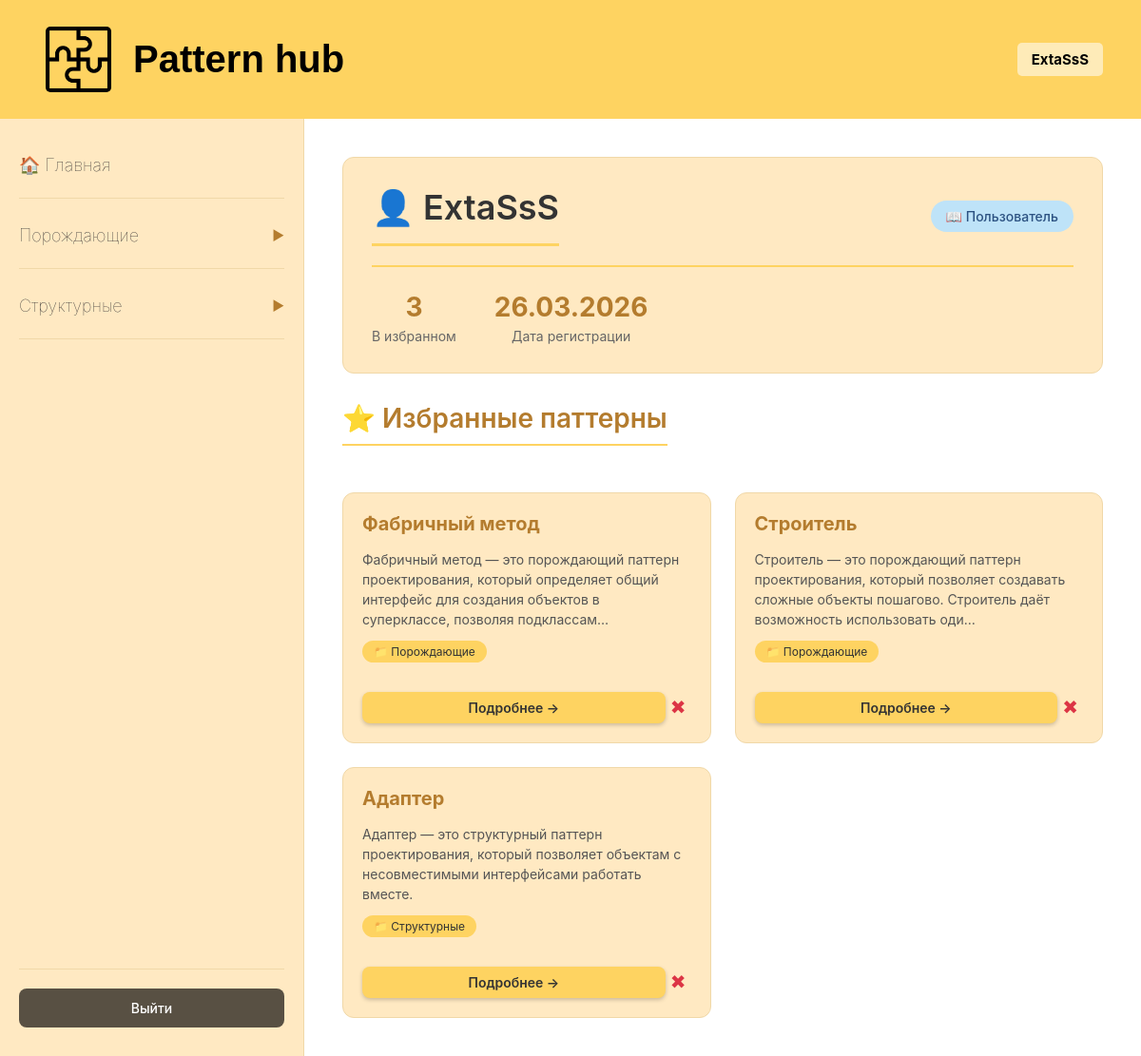
The page /profile/ (signed in) on the database as committed earlier.
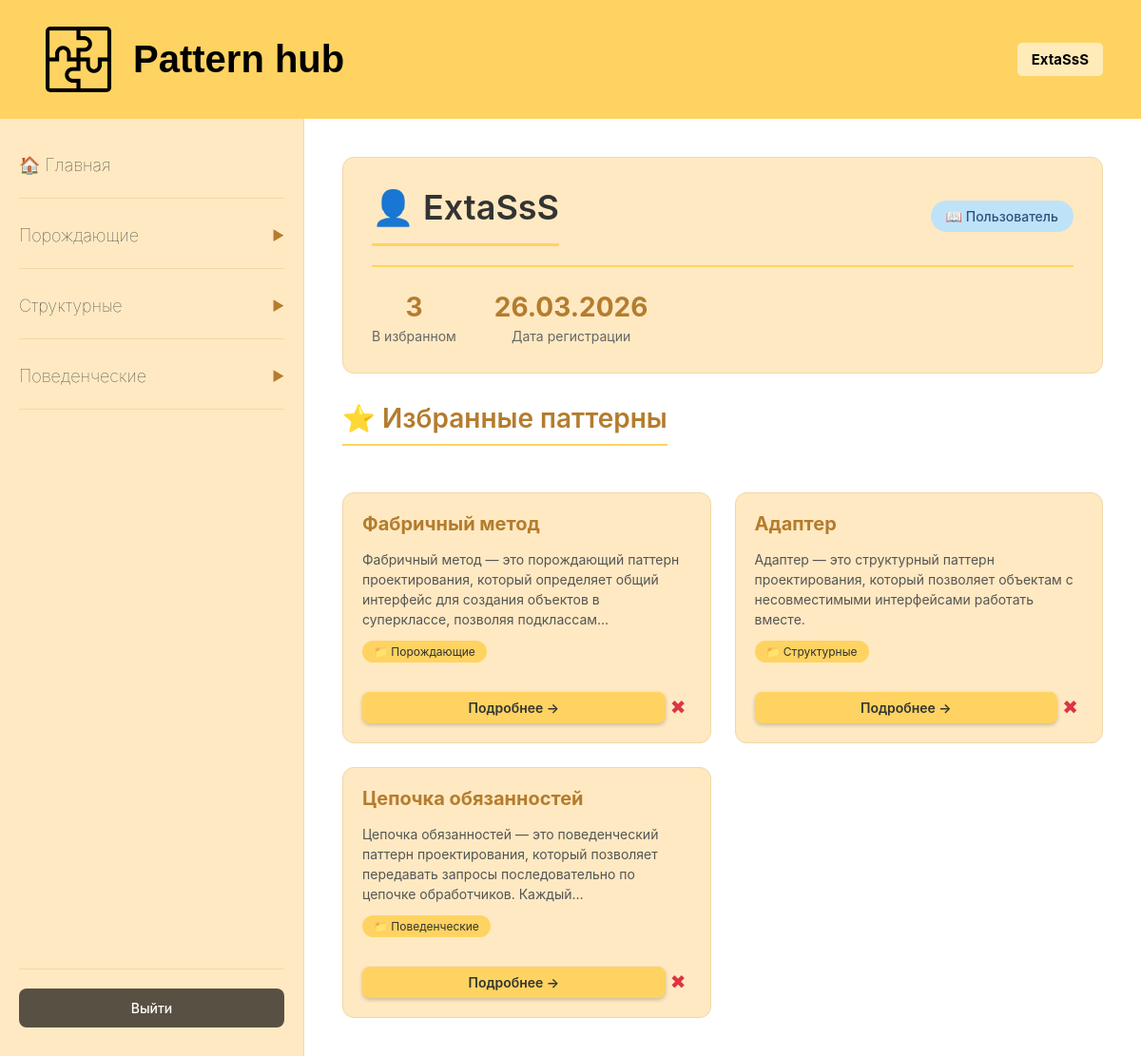
The same page on the database as committed later.
### main/models.py (models this page shows)
class Categories(models.Model):
    id = models.AutoField(primary_key=True)
    title = models.CharField(max_length=45, blank=True, null=True, unique=True)
    class Meta:
        db_table = 'categories'

class Patterns(models.Model):
    id = models.AutoField(primary_key=True)
    title = models.CharField(max_length=45)
    categories = models.ForeignKey(Categories, on_delete=models.DO_NOTHING, db_column='categories_id')
    term = models.TextField()
    problem = models.TextField()
    solution = models.TextField()
    examples = models.TextField()
    consclusions = models.TextField()
    tags = models.ManyToManyField(Tags, blank=True)
    stacks = models.ManyToManyField(Stacks, blank=True)
    class Meta:
        db_table = 'patterns'
        unique_together = (('id', 'categories'),)

### main/views.py (the view)
# urls.py: path('profile/', views.profile, name='profile'),
@login_required
def profile(request):
    categories = Categories.objects.all()
    patterns = Patterns.objects.all()
    user = request.user
    auth_user = User.objects.get(id=user.id)
    if auth_user.is_superuser:
        patterns_usr = Patterns.objects.all().order_by('-id')
    else:
        profile = Profiles.objects.get(user=user)
        fav = Favorites.objects.filter(users=profile).order_by('-id')
        patterns_usr = [f.patterns for f in fav]
    return render(request, 'test/main/forms/account.html', {"patterns_usr": patterns_usr, "categories": categories, "patterns": patterns})

### templates/test/main/forms/account.html (shortened to what this page needs)
{% extends "test/main/index.html" %}
{% load static %}
{% block content %}
<div class="profile-container">
    <div class="profile-card">
        <div class="profile-header">
            <h1 class="profile-title">👤 {{ user.username }}</h1>
            <div class="role-badge {% if user.is_superuser %}admin{% else %}user{% endif %}">
                {% if user.is_superuser %}👑 Администратор{% else %}📖 Пользователь{% endif %}
            </div>
        </div>
        <div class="profile-stats">
            <div class="stat-item">
                <div class="stat-number">{{ patterns|length }}</div>
                <div class="stat-label">
                    {% if user.is_superuser %}Всего паттернов{% else %}В избранном{% endif %}
                </div>
            </div>
            <div class="stat-item">
                <div class="stat-number">{{ user.date_joined|date:"d.m.Y" }}</div>
                <div class="stat-label">Дата регистрации</div>
            </div>
        </div>
    </div>
    <div class="favorites-section">
        <div class="section-header">
            <h2 class="section-title">
                {% if user.is_superuser %}
                    📚 Все паттерны
                {% else %}
                    ⭐ Избранные паттерны
                {% endif %}
            </h2>
        </div>
        {% if patterns %}
            <div class="favorites-grid">
                {% for pattern in patterns %}
                    <div class="favorite-card" data-id="{{ pattern.id }}">
                        <div class="favorite-header">
                            <h3>{{ pattern.title }}</h3>
                        </div>
                        {% if pattern.term %}
                            <p class="favorite-term">{{ pattern.term|truncatechars:150 }}</p>
                        {% endif %}
                        <div class="favorite-category">
                            📁 {{ pattern.categories.title }}
                        </div>
                        <div class="favorite-footer">
                            <a href="{% url 'pattern_detail' pattern.id %}" class="details-link gold-dark">Подробнее →</a>
                            {% if not user.is_superuser %}
                                <button onclick="removeFromFavorites({{ pattern.id }})" class="remove-favorite" title="Удалить из избранного">✖</button>
                            {% endif %}
                        </div>
                    </div>
                {% endfor %}
            </div>
        {% endif %}
    </div>
</div>
{% endblock %}

### templates/test/main/index.html (shortened to what this page needs)
{% load static %}
<!DOCTYPE html>
<html lang="ru">
<head>
    <link rel="stylesheet" href="{% static 'main/style.css' %}">
</head>
<body>
    <div class="wrapper">
        <header class="header">
            <div class="header-content">
                <div class="logo-area">
                    <img src="{% static 'images/logo.png' %}" alt="Logo" class="logo" onerror="this.style.display='none'">
                    <h1 class="Logo-title">Pattern hub</h1>
                </div>
                <div class="auth-buttons">
                    {% if user.is_authenticated %}
                        <div class="user-info">
                            <span onclick="window.location = '/profile';" class="username">{{ user.username }}</span>
                        </div>
                    {% else %}
                        <a href="{% url 'login_' %}" class="auth-btn register">Зарегистрироваться\Войти</a>
                    {% endif %}
                </div>
            </div>
        </header>
        <div class="main-content">
            <aside class="sidebar">
                <nav class="sidebar-nav">
                    <div class="nav-item">
                        <a href="{% url 'index' %}" class="nav-header no-arrow">
                            <span class="nav-title">🏠 Главная</span>
                        </a>
                    </div>
                    {% for category in categories %}
                    <div class="nav-item" data-category-id="{{ category.id }}">
                        <div class="nav-header" onclick="toggleSubmenu(this)">
                            <span class="nav-title">{{ category.title }}</span>
                            <span class="arrow">▶</span>
                        </div>
                    </div>
                    {% endfor %}
                </nav>
                {% if user.is_authenticated %}
                <div class="sidebar-footer">
                    <a href="{% url 'logout' %}" class="logout-sidebar-btn">
                        Выйти
                    </a>
                </div>
                {% endif %}
            </aside>
            <main class="content">
                {% block content %}
                {% endblock %}
            </main>
        </div>
    </div>
</body>
</html>

### main/static/main/style.css (style rules this page uses)
* { margin: 0; padding: 0; box-sizing: border-box; font-family: -apple-system, BlinkMacSystemFont, 'Segoe UI', Roboto, Arial, sans-serif; }
body { min-height: 100vh; background: white; }
.wrapper { min-height: 100vh; display: flex; flex-direction: column; }
.header { background: #FED361; padding: 20px 40px; box-shadow: 0 2px 10px rgba(0, 0, 0, 0.05); }
.header-content { display: flex; justify-content: space-between; align-items: center; width: 100%; }
.logo-area { display: flex; align-items: center; gap: 15px; }
.logo { width: 85px; height: 85px; object-fit: contain; border-radius: 13px; padding: 8px; }
.Logo-title { color: #000; font-size: 40px; font-family: Arial, Helvetica, sans-serif; }
.header { color: white; font-size: 24px; font-weight: 600; margin: 0; }
.auth-buttons { display: flex; gap: 12px; }
.main-content { display: flex; flex: 1; }
.sidebar { width: 320px; background: #FFE9C2; padding: 30px 20px; border-right: 1px solid #f0d8a8; }
.sidebar-nav { display: flex; flex-direction: column; gap: 20px; }
.nav-item { border-bottom: 1px solid #f0d8a8; padding-bottom: 16px; }
.nav-header { display: flex; justify-content: space-between; align-items: center; cursor: pointer; padding: 8px 0; transition: all 0.3s ease; }
.nav-title { font-size: 18px; font-weight: 70; color: #333; transition: color 0.3s ease; }
.arrow { font-size: 14px; color: #B47C2E; transition: transform 0.3s ease; }
.nav-header.no-arrow { cursor: pointer; justify-content: flex-start; gap: 10px; text-decoration: none; }
.nav-header.no-arrow .nav-title { color: #333; }
.content { flex: 1; padding: 40px; background: white; }
.profile-header { margin-bottom: 32px; }
.profile-header h1 { font-size: 36px; font-weight: 600; color: #333; padding-bottom: 16px; border-bottom: 3px solid #FED361; display: inline-block; }
.favorites-section h2 { font-size: 28px; font-weight: 600; color: #B47C2E; margin-bottom: 24px; }
.favorite-card { background: #FFE9C2; border-radius: 12px; padding: 24px; transition: all 0.3s ease; border: 1px solid #f0d8a8; }
.details-link { display: inline-block; padding: 8px 20px; text-decoration: none; border-radius: 8px; font-size: 14px; font-weight: 600; transition: all 0.3s ease; box-shadow: 0 2px 4px rgba(0, 0, 0, 0.2); }
.details-link.gold-dark { background: #FED361; color: #333; width: 100%; text-align: center; }

### templates/test/main/index.html (style rules this page uses)
.sidebar { display: flex; flex-direction: column; justify-content: space-between; }
.sidebar-nav { flex: 1; }
.sidebar-footer { margin-top: 20px; padding-top: 20px; border-top: 1px solid #f0d8a8; }
.logout-sidebar-btn { display: flex; align-items: center; justify-content: center; gap: 8px; padding: 12px 20px; background: #030303a8; color: white; text-decoration: none; border-radius: 8px; font-size: 14px; font-weight: 500; transition: all 0.3s ease; width: 100%; }
.user-info { display: flex; gap: 10px; align-items: center; }
.username { color: black; font-size: 15px; padding: 8px 15px; background: rgba(255, 255, 255, 0.55); border-radius: 5px; font-weight: bold; cursor: pointer; }

Rows that differ between the two databases and show on the page:
removed Patterns: title "Строитель", term "Строитель — это порождающий паттерн проектирования, который позволяет создавать сложные объекты пошагово. Строитель даёт возможность использовать оди…", categories "Порождающие"
added Categories: title "Поведенческие"
added Patterns: title "Цепочка обязанностей", term "Цепочка обязанностей — это поведенческий паттерн проектирования, который позволяет передавать запросы последовательно по цепочке обработчиков. Каждый…", categories "Поведенческие"
